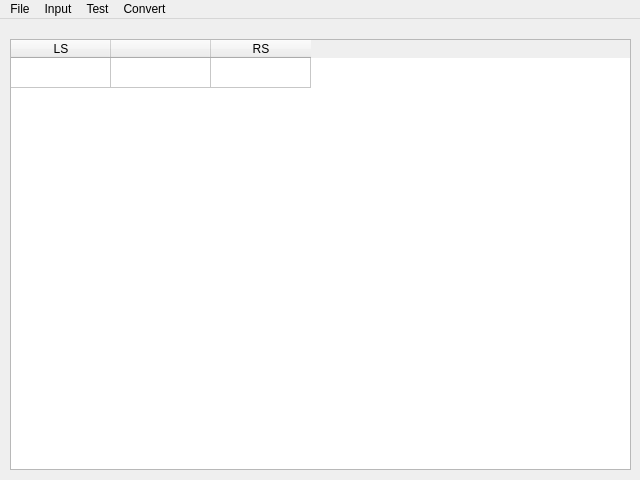
<?xml version="1.0" encoding="UTF-8"?>
<ui version="4.0">
 <class>GrammarWindow</class>
 <widget class="QMainWindow" name="GrammarWindow">
  <property name="geometry">
   <rect>
    <x>0</x>
    <y>0</y>
    <width>640</width>
    <height>480</height>
   </rect>
  </property>
  <property name="windowTitle">
   <string>MainWindow</string>
  </property>
  <widget class="QWidget" name="centralwidget">
   <widget class="QTableWidget" name="editing_table">
    <property name="geometry">
     <rect>
      <x>10</x>
      <y>20</y>
      <width>621</width>
      <height>431</height>
     </rect>
    </property>
    <property name="editTriggers">
     <set>QAbstractItemView::DoubleClicked</set>
    </property>
    <property name="tabKeyNavigation">
     <bool>false</bool>
    </property>
    <property name="dragDropOverwriteMode">
     <bool>false</bool>
    </property>
    <property name="selectionMode">
     <enum>QAbstractItemView::SingleSelection</enum>
    </property>
    <property name="selectionBehavior">
     <enum>QAbstractItemView::SelectRows</enum>
    </property>
    <property name="wordWrap">
     <bool>false</bool>
    </property>
    <property name="columnCount">
     <number>3</number>
    </property>
    <attribute name="horizontalHeaderVisible">
     <bool>true</bool>
    </attribute>
    <attribute name="horizontalHeaderHighlightSections">
     <bool>true</bool>
    </attribute>
    <attribute name="verticalHeaderVisible">
     <bool>false</bool>
    </attribute>
    <attribute name="verticalHeaderHighlightSections">
     <bool>false</bool>
    </attribute>
    <row/>
    <column>
     <property name="text">
      <string>LS</string>
     </property>
     <property name="textAlignment">
      <set>AlignCenter</set>
     </property>
    </column>
    <column>
     <property name="text">
      <string/>
     </property>
     <property name="textAlignment">
      <set>AlignCenter</set>
     </property>
    </column>
    <column>
     <property name="text">
      <string>RS</string>
     </property>
     <property name="textAlignment">
      <set>AlignCenter</set>
     </property>
    </column>
   </widget>
  </widget>
  <widget class="QMenuBar" name="menubar">
   <property name="geometry">
    <rect>
     <x>0</x>
     <y>0</y>
     <width>640</width>
     <height>22</height>
    </rect>
   </property>
   <widget class="QMenu" name="menuFile">
    <property name="title">
     <string>File</string>
    </property>
    <addaction name="file_actionNew"/>
    <addaction name="file_actionOpen"/>
    <addaction name="file_actionSave"/>
    <addaction name="file_actionSaveAs"/>
    <addaction name="file_actionClose"/>
   </widget>
   <widget class="QMenu" name="menuTest">
    <property name="title">
     <string>Test</string>
    </property>
    <addaction name="test_actionTestType"/>
   </widget>
   <widget class="QMenu" name="menuConvert">
    <property name="title">
     <string>Convert</string>
    </property>
    <addaction name="convert_actionRGToNFA"/>
    <addaction name="convert_actionCNF"/>
    <addaction name="convert_actionRecursionRem"/>
    <addaction name="convert_actionFatoration"/>
   </widget>
   <widget class="QMenu" name="menuInput">
    <property name="title">
     <string>Input</string>
    </property>
    <addaction name="input_actionSentence_Recogn"/>
    <addaction name="input_actionBuild_LL1_PT"/>
   </widget>
   <addaction name="menuFile"/>
   <addaction name="menuInput"/>
   <addaction name="menuTest"/>
   <addaction name="menuConvert"/>
  </widget>
  <action name="file_actionNew">
   <property name="text">
    <string>New</string>
   </property>
  </action>
  <action name="file_actionOpen">
   <property name="text">
    <string>Open</string>
   </property>
  </action>
  <action name="file_actionSave">
   <property name="text">
    <string>Save</string>
   </property>
  </action>
  <action name="file_actionSaveAs">
   <property name="text">
    <string>Save as...</string>
   </property>
  </action>
  <action name="file_actionClose">
   <property name="text">
    <string>Close</string>
   </property>
  </action>
  <action name="convert_actionRGToNFA">
   <property name="text">
    <string>Convert Regular Gram. to NFA</string>
   </property>
  </action>
  <action name="test_actionTestType">
   <property name="text">
    <string>Test Grammar Type</string>
   </property>
  </action>
  <action name="input_actionSentence_Recogn">
   <property name="text">
    <string>Sentence Recognition</string>
   </property>
  </action>
  <action name="input_actionBuild_LL1_PT">
   <property name="text">
    <string>Build LL(1) Parse Table</string>
   </property>
  </action>
  <action name="convert_actionCNF">
   <property name="text">
    <string>CFG to Chomsky Normal Form</string>
   </property>
  </action>
  <action name="convert_actionRecursionRem">
   <property name="text">
    <string>Left Recursion Removal</string>
   </property>
  </action>
  <action name="convert_actionFatoration">
   <property name="text">
    <string>Left Fatoration</string>
   </property>
  </action>
 </widget>
 <resources/>
 <connections/>
</ui>
